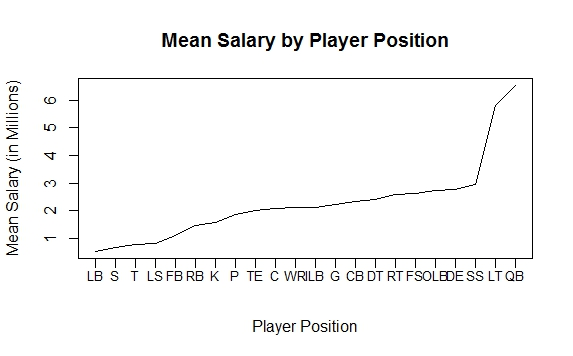

R code for this plot:
#quick salary investigation
library(rvest)

spotrac <- read_html(paste("http://www.spotrac.com/nfl/contracts/"))
all.players<- data.frame(pos=spotrac %>% html_nodes("td:nth-child(2)") %>% html_text() 
                         %>% .[1:2112], avg=spotrac %>% html_nodes("td:nth-child(7)") 
                         %>% html_text() %>% .[1:2112])
all.players$avg<-lapply(all.players$avg, function(x) gsub("[,$]", "", x))
all.players$avg<-as.numeric(all.players$avg)/1000000
u<-unique(all.players$pos) #22 positions
m<-rep(12,22)
for (i in 1:22) {
  m[i]<-mean(all.players$avg[all.players$pos==u[i]])
}
o1<-order(m,decreasing=TRUE)
o2<-order(m,decreasing=FALSE)
tab<-data.frame(Position=u[o1],Average=m[o1])
plot(1:22,m[o2],xlab="Player Position",ylab="Mean Salary (in Millions)",xaxt="n",
     main="Mean Salary by Player Position",type="l",xlim=c(1,22))
ticks<-seq(1,22,1)
tck<-axis(side=1,at=ticks,labels=FALSE)
text(tck,par("usr")[3],labels=u[o2],srt=0,xpd=TRUE,cex=.8,adj=c(.5,2))
#saved as salary

m2<-rep(12,22)
for (i in 1:22) {
  m2[i]<-median(all.players$avg[all.players$pos==u[i]])
}
o11<-order(m2,decreasing=TRUE)
o22<-order(m2,decreasing=FALSE)
tab2<-data.frame(Position=u[o11],Median=m2[o11])
plot(1:22,m2[o22],xlab="Player Position",ylab="Median Salary (in Millions)",xaxt="n",
     main="Median Salary by Player Position",type="l",xlim=c(1,22))
ticks<-seq(1,22,1)
tck<-axis(side=1,at=ticks,labels=FALSE)
text(tck,par("usr")[3],labels=u[o22],srt=0,xpd=TRUE,cex=.8,adj=c(.5,2))
